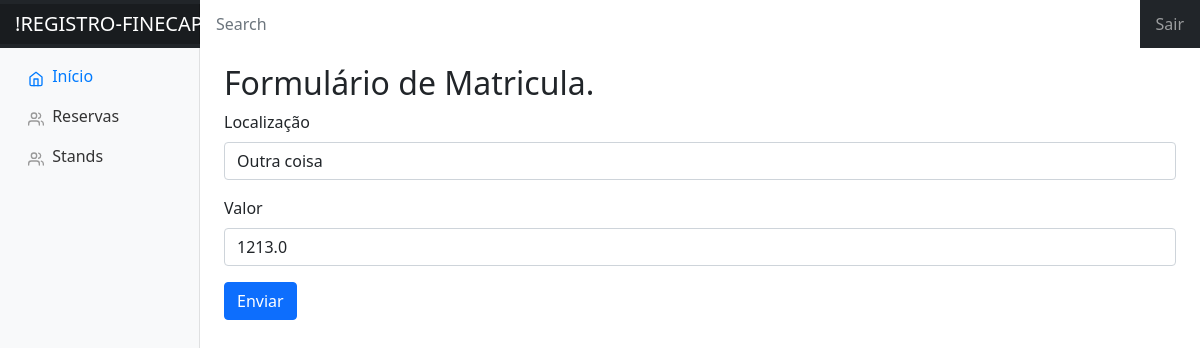
/stand/editar/11/, run on an earlier commit of the app's database.
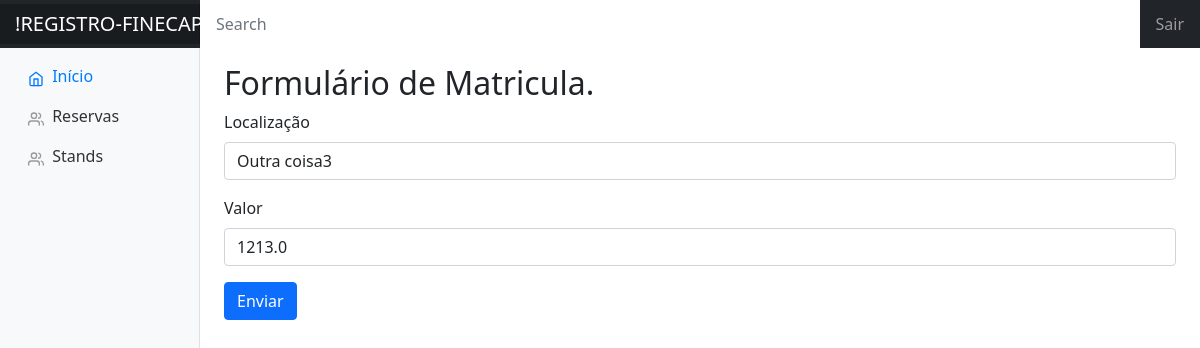
And on a later commit of the database.
### FINECAP/models.py (models this page shows)
class Stand(models.Model):
    localizacao = models.CharField(max_length=500)
    valor = models.FloatField()

### FINECAP/views.py (the view)
# urls.py: path('stand/editar/<int:pk>/', StandUpdateView.as_view(), name='stands-update'),
class StandUpdateView(generic.UpdateView):
  model = Stand
  form_class = StandForm
  success_url = reverse_lazy("stands-list")
  template_name = "stand/form.html"

### FINECAP/form.py
class StandForm(ModelForm):
    class Meta:
        model = Stand
        fields = '__all__'
        widgets = {
            'localizacao' : forms.TextInput(attrs={'class': 'form-control' }),
            'valor' : forms.TextInput(attrs={'class': 'form-control' }),
        }

### FINECAP/templates/stand/form.html (shortened to what this page needs)
{% extends 'base.html' %}
{% block center %}
<h2> Formulário de Matricula.</h2>
<form method="post">
    <div class="mb-3">
        <label for="nome" class="form-label">Localização</label>
        {{ form.localizacao }}
    </div>
    <div class="mb-3">
        <label for="nome" class="form-label">Valor</label>
        {{ form.valor }}
    </div>
    <button type="submit" class="btn btn-primary">Enviar</button>
</form>
{% endblock %}

What changed in the data, as far as the page shows it:
changed Stand: localizacao "Outra coisa" → "Outra coisa3"
